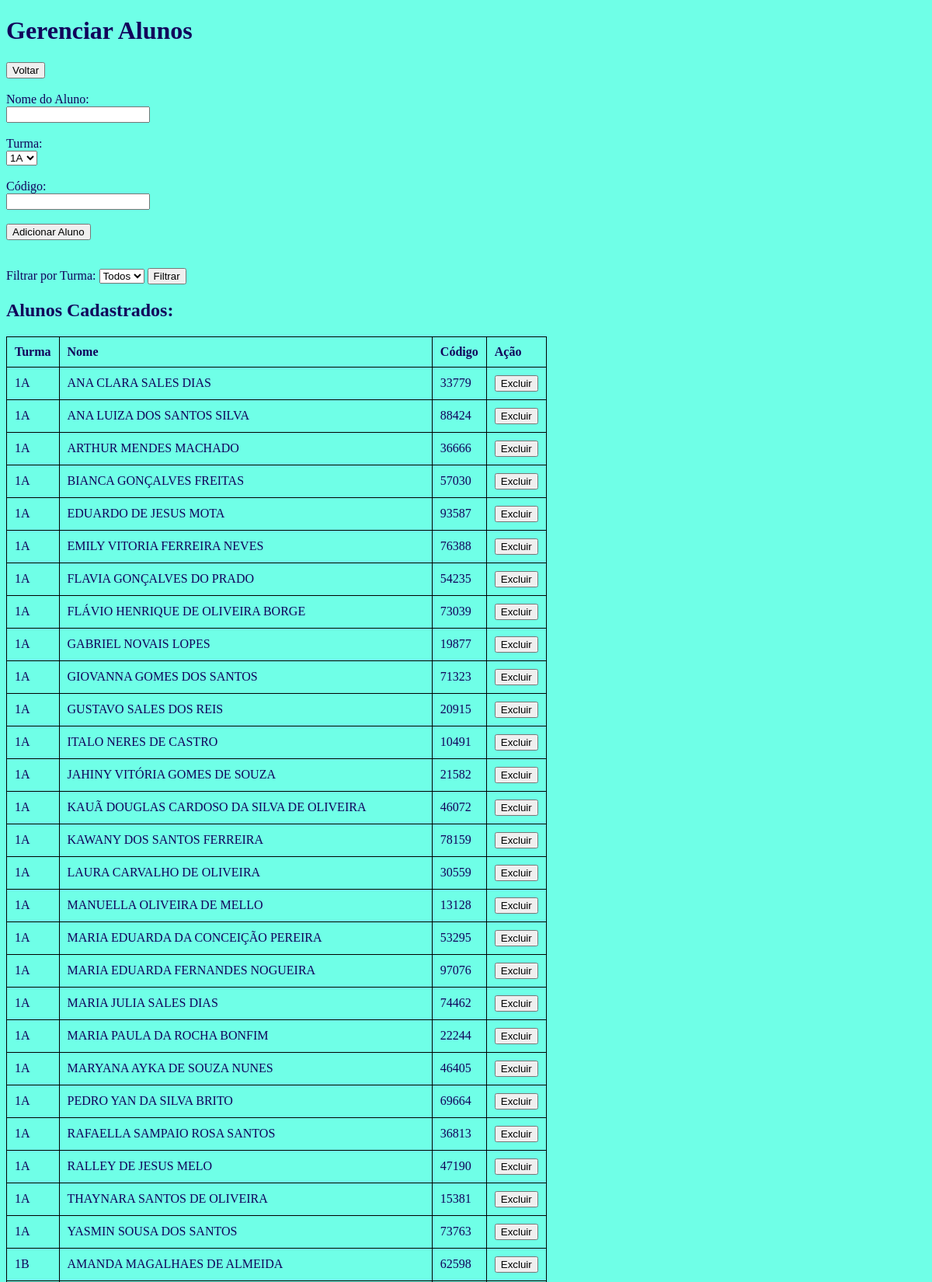
The app's page /admin_alunos (signed in, upper part) with its own data.
### tables this page shows
CREATE TABLE alunos (
        id INTEGER PRIMARY KEY AUTOINCREMENT,
        nome TEXT NOT NULL,
        turma TEXT NOT NULL,
        codigo TEXT NOT NULL UNIQUE,
        saldo INTEGER NOT NULL DEFAULT 0
    , "Heryco Lemos Queirós" INTEGER NOT NULL DEFAULT 0, "Stael Batista Schenkel de Morais" INTEGER NOT NULL DEFAULT 0, "Nayara Cristina de Jesus Ferreira" INTEGER NOT NULL DEFAULT 0, "João Pedro Mendes de Siqueira" INTEGER NOT NULL DEFAULT 0, "Rodrigo Prado" INTEGER NOT NULL DEFAULT 0, "Daniella Amaral Pinto" INTEGER NOT NULL DEFAULT 0, "Pedro Henrique Pereira Dos Santos" INTEGER NOT NULL DEFAULT 0, "Tiago" INTEGER NOT NULL DEFAULT 0, "Maria Aparecida" INTEGER NOT NULL DEFAULT 0, "Elizete" INTEGER NOT NULL DEFAULT 0, "Luciano" INTEGER NOT NULL DEFAULT 0, "Amanda" INTEGER NOT NULL DEFAULT 0, "Fátima" INTEGER NOT NULL DEFAULT 0, "Suely" INTEGER NOT NULL DEFAULT 0);

### app.py (the view, shortened to what this page needs)
@app.route('/admin_alunos', methods=['GET', 'POST'])
def admin_alunos():
    if 'admin_logged_in' not in session:
        return redirect(url_for('admin_login'))
    conn = get_db_connection()
    turma_filtro = request.args.get('turma', default=None)
    if turma_filtro:
        alunos = conn.execute('SELECT * FROM alunos WHERE turma = ?', (turma_filtro,)).fetchall()
    else:
        alunos = conn.execute('SELECT * FROM alunos').fetchall()
    turmas = conn.execute('SELECT DISTINCT turma FROM alunos').fetchall()
    conn.close()
    return render_template('admin_alunos.html', alunos=alunos, turmas=turmas)

### app.py (called while the page is built)
def get_db_connection():
    conn = sqlite3.connect('database.db')
    conn.row_factory = sqlite3.Row
    return conn

### templates/admin_alunos.html (shortened to what this page needs)
<!DOCTYPE html>
<html lang="en">
<head>
</head>
<body>
    <h1>Gerenciar Alunos</h1>
    <a href="/admin_dashboard"><button>Voltar</button></a>
    <br><br>
    <form method="POST">
        <label for="nome">Nome do Aluno:</label><br>
        <input type="text" id="nome" name="nome" required><br><br>
        <label for="turma">Turma:</label><br>
        <select id="turma" name="turma" required>
            <option value="1A">1A</option>
        </select><br><br>
        <label for="codigo">Código:</label><br>
        <input type="text" id="codigo" name="codigo" required><br><br>
        <button type="submit">Adicionar Aluno</button>
    </form>
    <br><br>
    <form method="GET" action="/admin_alunos">
        <label for="filtro_turma">Filtrar por Turma:</label>
        <select id="filtro_turma" name="turma">
            <option value="">Todos</option>
        </select>
        <button type="submit">Filtrar</button>
    </form>
    <h2>Alunos Cadastrados:</h2>
    <table border="1">
        <thead>
            <tr>
                <th>Turma</th>
                <th>Nome</th>
                <th>Código</th>
                <th>Ação</th>
            </tr>
        </thead>
        <tbody>
            {% for aluno in alunos %}
            <tr>
                <td>{{ aluno.turma }}</td>
                <td>{{ aluno.nome }}</td>
                <td>{{ aluno.codigo }}</td>
                <td><button onclick="confirmDeletion({{ aluno.id }})">Excluir</button></td>
            </tr>
            {% endfor %}
        </tbody>
    </table>
    <br><br>
</body>
</html>

### templates/admin_alunos.html (style rules this page uses)
body { background-color: #6fffe7; color: #11015a; }
table, th, td { border: 1px solid black; border-collapse: collapse; padding: 10px; text-align: left; }

### records on screen
alunos: turma "1A", nome "ANA CLARA SALES DIAS", codigo "33779"
alunos: turma "1A", nome "ANA LUIZA DOS SANTOS SILVA", codigo "88424"
alunos: turma "1A", nome "ARTHUR MENDES MACHADO", codigo "36666"
alunos: turma "1A", nome "BIANCA GONÇALVES FREITAS", codigo "57030"
alunos: turma "1A", nome "EDUARDO DE JESUS MOTA", codigo "93587"
alunos: turma "1A", nome "EMILY VITORIA FERREIRA NEVES", codigo "76388"
alunos: turma "1A", nome "FLAVIA GONÇALVES DO PRADO", codigo "54235"
alunos: turma "1A", nome "FLÁVIO HENRIQUE DE OLIVEIRA BORGE", codigo "73039"
alunos: turma "1A", nome "GABRIEL NOVAIS LOPES", codigo "19877"
alunos: turma "1A", nome "GIOVANNA GOMES DOS SANTOS", codigo "71323"
alunos: turma "1A", nome "GUSTAVO SALES DOS REIS", codigo "20915"
alunos: turma "1A", nome "ITALO NERES DE CASTRO", codigo "10491"
alunos: turma "1A", nome "JAHINY VITÓRIA GOMES DE SOUZA", codigo "21582"
alunos: turma "1A", nome "KAUÃ DOUGLAS CARDOSO DA SILVA DE OLIVEIRA", codigo "46072"
alunos: turma "1A", nome "KAWANY DOS SANTOS FERREIRA", codigo "78159"
alunos: turma "1A", nome "LAURA CARVALHO DE OLIVEIRA", codigo "30559"
alunos: turma "1A", nome "MANUELLA OLIVEIRA DE MELLO", codigo "13128"
alunos: turma "1A", nome "MARIA EDUARDA DA CONCEIÇÃO PEREIRA", codigo "53295"
alunos: turma "1A", nome "MARIA EDUARDA FERNANDES NOGUEIRA", codigo "97076"
alunos: turma "1A", nome "MARIA JULIA SALES DIAS", codigo "74462"
alunos: turma "1A", nome "MARIA PAULA DA ROCHA BONFIM", codigo "22244"
alunos: turma "1A", nome "MARYANA AYKA DE SOUZA NUNES", codigo "46405"
alunos: turma "1A", nome "PEDRO YAN DA SILVA BRITO", codigo "69664"
alunos: turma "1A", nome "RAFAELLA SAMPAIO ROSA SANTOS", codigo "36813"
alunos: turma "1A", nome "RALLEY DE JESUS MELO", codigo "47190"
alunos: turma "1A", nome "THAYNARA SANTOS DE OLIVEIRA", codigo "15381"
alunos: turma "1A", nome "YASMIN SOUSA DOS SANTOS", codigo "73763"
alunos: turma "1B", nome "AMANDA MAGALHAES DE ALMEIDA", codigo "62598"
